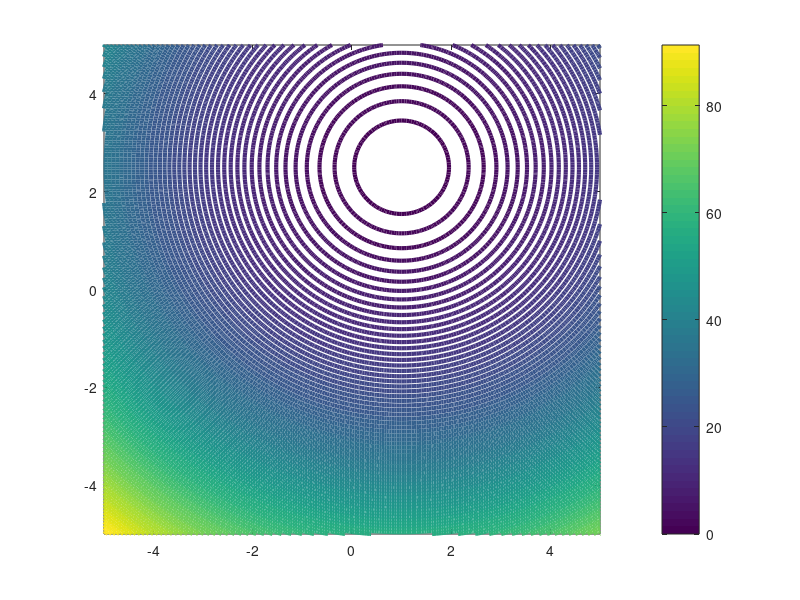

Write MATLAB code to recreate this figure. (Note: this script raises an error after producing the figure.)
%% week6 

%Make Contour plot
x = -5:0.05:5;
y = -5:0.05:5;
[X,Y] = meshgrid(x,y);
f=@(x1,x2) (x1-1).^2 + (x2-2.5).^2;
F = f(X,Y);
[c,h] = contour(X,Y,F,100,'linewidth',3);
colorbar

yc1 = 1+1/2*x;
yc2 = 3-1/2*x;
yc3= 1/2*x-1;
yc4 = zeros(length(x));


hold on
fill(x,yc1, [0.2, 0.2, 0.2])
fill(x,yc2, [0.2, 0.2, 0.2])
fill(x,yc3, [0.2, 0.2, 0.2])
fill(x, yc4, [0.2, 0.2, 0.2])
fill(yc4, x, 'r')
hold off;
xlim([-5,5])
ylim([-5,5])
xlabel('x1')
ylabel('x2')



%% % Markowitz (Test of interior point)

clc;clear;
H = [2.30 0.93 0.62 0.74 -0.23 0;
    0.93 1.40 0.22 0.56 0.26 0;
    0.62 0.22 1.80 0.78 -0.27 0;
    0.74 0.56 0.78 3.40 -0.56 0;
    -0.23 0.26 -0.27 -0.56 2.60 0;
    0 0 0 0 0 0];
mu = [15.1, 12.5, 14.7, 9.02, 17.68, 2]';
e = ones(6,1);
A = [mu,e];
g = 0;
x = ones(size(H,1),1); % 6 variables
y = ones(size(A,2),1);
z = ones(size(x));

C = eye(length(x));
d = zeros(length(x),1);
s = 2.*ones(size(C,1),1);

max1 = 17.68;
min1 = 9.02;
returns = [min1 9.5:0.5:17 max1];
xhats = zeros(5, length(returns));
risk = zeros(length(returns),1);

colors = [0, 0.4470, 0.7410; 0.8500, 0.3250, 0.0980 ; 0.9290, 0.6940, 0.1250;
    0.4940, 0.1840, 0.5560; 0.4660, 0.6740, 0.1880; 0.3010, 0.7450, 0.9330]; 

%define max and minimum return
xStar = zeros(6,11);
yStar = zeros(2,11);
zStar = zeros(6,11);
sStar = zeros(6,11);
varStar = zeros(1,11);

colors = [0, 0.4470, 0.7410; 0.8500, 0.3250, 0.0980 ; 0.9290, 0.6940, 0.1250;
    0.4940, 0.1840, 0.5560; 0.4660, 0.6740, 0.1880; 0.3010, 0.7450, 0.9330]; 
%define max and minimum return
% Risk free
max1 = 17.68;
min1 = 2;
returns = [min1 3:0.9:16.7 max1];
xhats = zeros(6, length(returns));
risk = zeros(length(returns),1);

for i=1:length(returns)
    b = [returns(i);1];
   [xStar(:,i), yStar(:,i), zStar(:,i), sStar(:,i), info, mu, it] = PDPCIP(H,g,A,C,b,d,x,y,z,s)
    xhats=xStar;
   risk(i) = xStar(:,i)'*H*xStar(:,i);
end

%Risk as function of return
rr = zeros(size(H,1), 1);
figure(1);
plot(returns, risk,'-*b', 'LineWidth', 1)
hold on;
for i= 1:size(xhats,1)
    rr(i) =  plot(A(i,1),H(i,i),'*r','color', colors(i,:),'LineWidth', 2);
end
line([15 15], [0 4], 'Color', 'Black', 'LineWidth', 1.5)
hold off;
xlabel('Return','FontSize',11,'FontSize',14)
ylabel('Risk','FontSize',11,'FontSize',14)
legend(rr, 'Security 1','Security 2','Security 3','Security 4', 'security 5','Security 6','Location','NorthWest')
title('Risk as function of Return', 'FontSize', 14)

% Optimal portfolio as function of return
figure(2);
h2=subplot(4,2,[3 4, 5 ,6,7,8]);
plot(returns, xhats(1,:),'-*b' ,'LineWidth', 1, 'color', colors(1,:))
hold on;
for i=2:6
    plot(returns, xhats(i,:),'-*', 'LineWidth', 1, 'color', colors(i,:))
    set(gca,'FontSize',10)
end
line([15 15], [0 1.07], 'Color', 'Black', 'LineWidth', 1.5)
xlim([min1-0.3, max1+0.3])
ylim([0,1.07])
yticks([0, 0.25, 0.5, 0.75, 1])
xticks([2:16, 17.68])
h1=subplot(4,2,[1,2]);
bar(returns, xhats', 'stacked')
set(gca,'FontSize',10)
legend('Security 1','Security 2','Security 3','Security 4', 'security 5','Security 6','Location','EastOutside')
xlim([min1-0.6, max1+0.6])
ylim([0,1.1])
xticks([2 4.7 7.5 10.2 12.9 15.6, 17.68])
p1=get(h1,'position');
p2=get(h2,'position');
height=p1(2)+p1(4)-p2(2);
h3=axes('position',[p2(1)-0.01 p2(2) p2(3) height],'visible','off');
ylabel('Distribution of Security','visible','on','FontSize',14);
xlabel("Return",'visible','on','FontSize',14)
title("Optimal portfolio as function of return",'visible','on','FontSize',14)




